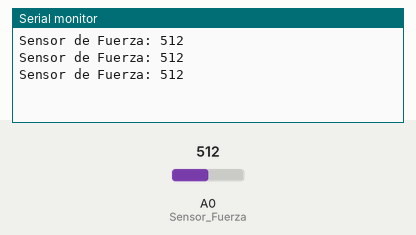
Recording of a sketch running on a simulated Arduino Uno, built with avr-gcc and run on an emulated ATmega328P. On the bench: the last lines printed to the serial monitor. The test bench sets the inputs (shaded band); at power-on: A0 (Sensor_Fuerza) = 512.

Above: at 1.3 s.
1.4 s: A0 (Sensor_Fuerza) set to 716
At 1.9 s:
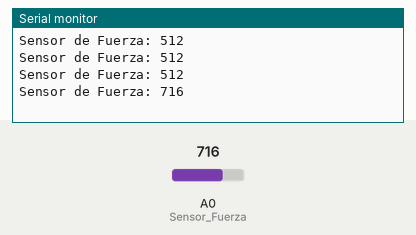
2.9 s: A0 (Sensor_Fuerza) set to 900
At 3.4 s:
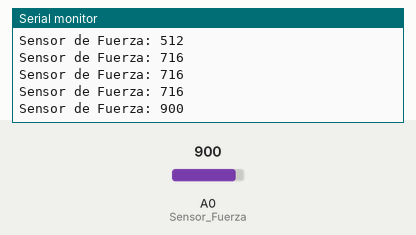
Timing chart, 0 to 5.9 s (numbered marks = the images above; inputs shaded):
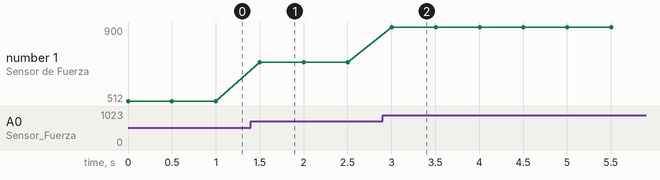

The sketch:

sensor-presion.ino
```cpp
const int Sensor_Fuerza = A0;  // Pin del sensor de fuerza

void setup() {
    Serial.begin(9600);
    pinMode(Sensor_Fuerza, INPUT);
}

void loop() {
    int valorFuerza = analogRead(Sensor_Fuerza);  // Leer el valor del sensor
    Serial.print("Sensor de Fuerza: ");
    Serial.println(valorFuerza);

    delay(500);
}
```

Measured:
- after the input at 1.4 s, the serial monitor: prints a new line after 0.10 s (image 1)
- after the input at 2.9 s, the serial monitor: prints a new line after 0.10 s (image 2)
- plotted number 1: 512 → 716 after the input at 1.4 s, 716 → 900 after the input at 2.9 s
